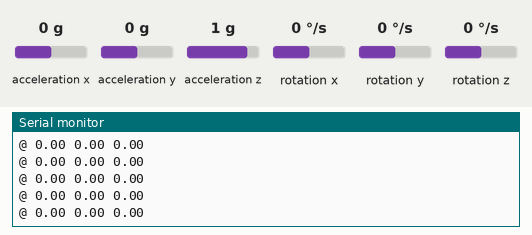
This sketch was run on a simulated Arduino Uno, built with avr-gcc and run on an emulated ATmega328P. Shown: the last lines printed to the serial monitor. The inputs (shaded band) are chosen by the test bench; at power-on: rotation z 0 °/s, acceleration x 0 g, acceleration z 1 g, acceleration y 0 g, rotation x 0 °/s, rotation y 0 °/s.

Above: at 1.7 s.
1.8 s: rotation z set to -100 °/s
At 2.3 s:
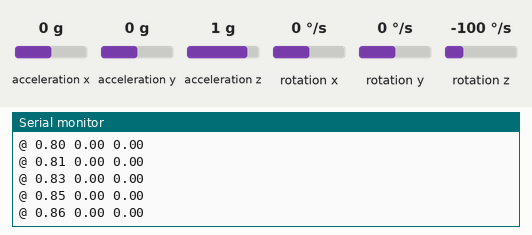
4.8 s: acceleration x set to -1.4 g
At 5.3 s:
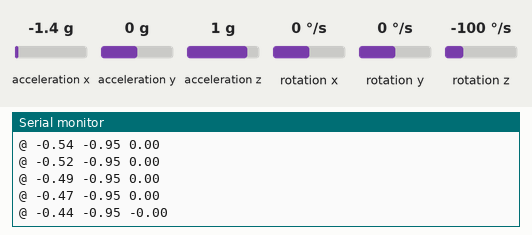
6.3 s: acceleration z set to 0.8 g
At 7.2 s:
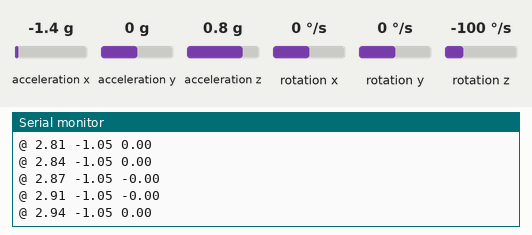
9.3 s: acceleration y set to -1.4 g
At 9.8 s:
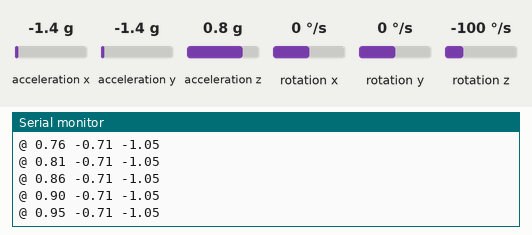
Timing chart, 0 to 11.8 s (numbered marks = the images above; inputs shaded):
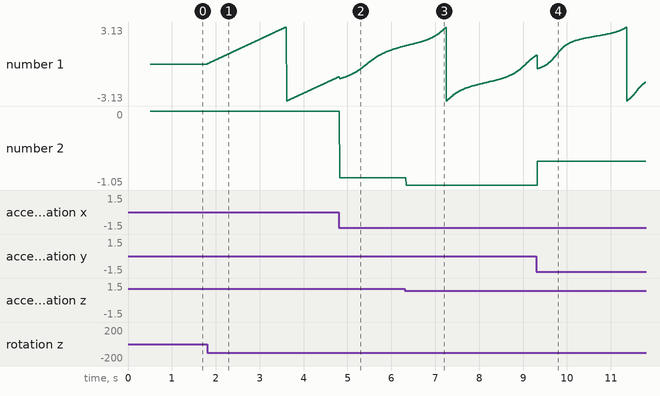

The sketch:

GY521Server.ino
```cpp
#include "I2Cdev.h"
#include "MPU6050_6Axis_MotionApps20.h"
#include "Wire.h"

MPU6050 mpu;

const int baudRate = 19200;
bool dmpReady = false;  // set true if DMP init was successful
uint8_t fifoBuffer[64]; // FIFO storage buffer
Quaternion q;           // [w, x, y, z]         quaternion container
float euler[3];         // [psi, theta, phi]    Euler angle container

void setup() {
  Serial.begin(baudRate);
  while (!Serial);
  Serial.println(F("Starting"));

  Wire.begin();
  Wire.setClock(400000);

  mpu.initialize();
  if (!mpu.testConnection()) {
    Serial.println(F("MPU6050 connection failed"));
  }
  else {
    uint8_t devStatus = mpu.dmpInitialize();
    if (devStatus == 0) {
      mpu.CalibrateAccel(6);
      mpu.CalibrateGyro(6);
      mpu.setDMPEnabled(true);
      dmpReady = true;
      Serial.println(F("Ready"));
    } else {
      Serial.println(F("DMP failed to initialise"));
    }
  }
}

void loop() {
  if (!dmpReady) return;

  if (mpu.dmpGetCurrentFIFOPacket(fifoBuffer)) {
    mpu.dmpGetQuaternion(&q, fifoBuffer);
    mpu.dmpGetEuler(euler, &q);
    Serial.print("@ ");
    Serial.print(euler[0]);
    Serial.print(" ");
    Serial.print(euler[1]);
    Serial.print(" ");
    Serial.println(euler[2]);
  }
}
```

Measured:
- after the input at 1.8 s, the serial monitor: prints a new line at once (image 1)
- plotted number 1: 0 → -1.09 after the input at 1.8 s
